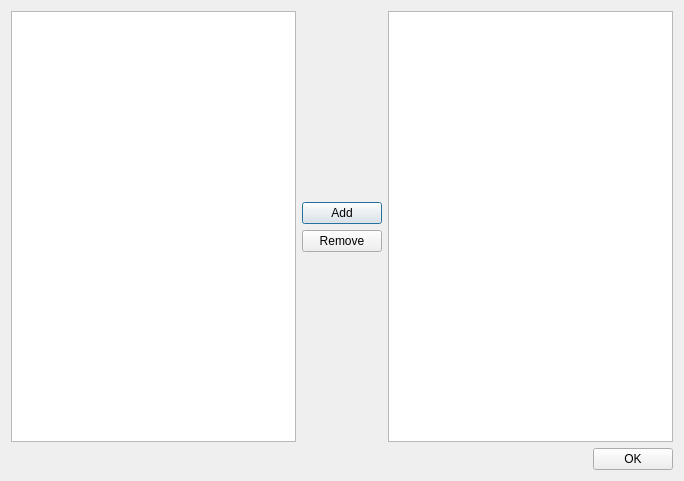
<?xml version="1.0" encoding="UTF-8"?>
<ui version="4.0">
 <class>ExpansionPicker</class>
 <widget class="QDialog" name="ExpansionPicker">
  <property name="geometry">
   <rect>
    <x>0</x>
    <y>0</y>
    <width>684</width>
    <height>481</height>
   </rect>
  </property>
  <property name="windowTitle">
   <string>Pick Your Expansions</string>
  </property>
  <layout class="QVBoxLayout" name="verticalLayout_2">
   <item>
    <layout class="QHBoxLayout" name="horizontalLayout">
     <item>
      <widget class="QListView" name="lvAvailable">
       <property name="selectionMode">
        <enum>QAbstractItemView::SingleSelection</enum>
       </property>
      </widget>
     </item>
     <item>
      <layout class="QVBoxLayout" name="verticalLayout">
       <item>
        <spacer name="verticalSpacer">
         <property name="orientation">
          <enum>Qt::Vertical</enum>
         </property>
         <property name="sizeHint" stdset="0">
          <size>
           <width>20</width>
           <height>40</height>
          </size>
         </property>
        </spacer>
       </item>
       <item>
        <widget class="QPushButton" name="btnAdd">
         <property name="text">
          <string>Add</string>
         </property>
        </widget>
       </item>
       <item>
        <widget class="QPushButton" name="btnRemove">
         <property name="text">
          <string>Remove</string>
         </property>
        </widget>
       </item>
       <item>
        <spacer name="verticalSpacer_2">
         <property name="orientation">
          <enum>Qt::Vertical</enum>
         </property>
         <property name="sizeHint" stdset="0">
          <size>
           <width>20</width>
           <height>40</height>
          </size>
         </property>
        </spacer>
       </item>
      </layout>
     </item>
     <item>
      <widget class="QListView" name="lvSelected"/>
     </item>
    </layout>
   </item>
   <item>
    <layout class="QHBoxLayout" name="horizontalLayout_2">
     <item>
      <spacer name="horizontalSpacer">
       <property name="orientation">
        <enum>Qt::Horizontal</enum>
       </property>
       <property name="sizeHint" stdset="0">
        <size>
         <width>40</width>
         <height>20</height>
        </size>
       </property>
      </spacer>
     </item>
     <item>
      <widget class="QPushButton" name="btnOK">
       <property name="text">
        <string>OK</string>
       </property>
      </widget>
     </item>
    </layout>
   </item>
  </layout>
 </widget>
 <resources/>
 <connections/>
</ui>
